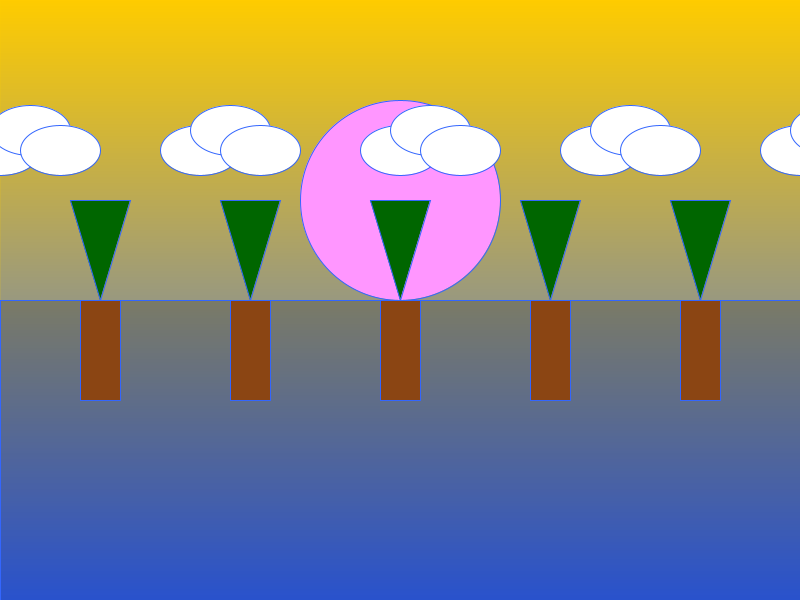
Frame 1 (no input)
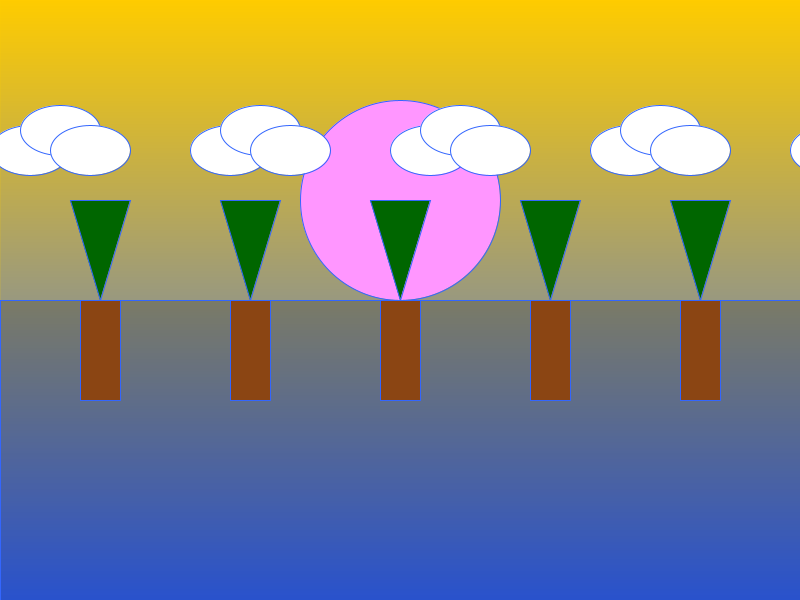
Frame 60 (the mouse pressed at the canvas centre just before this capture)
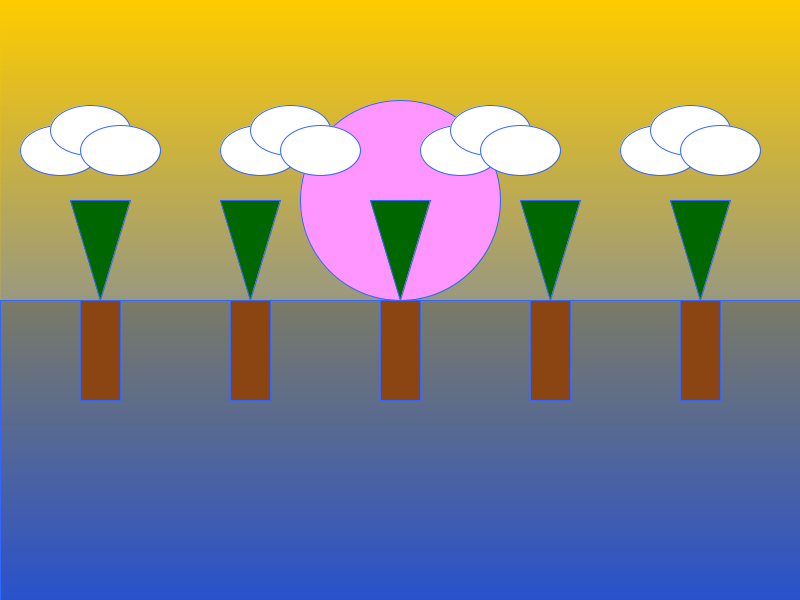
Frame 120 (the mouse held since frame 60 and released just before this capture)

The Processing sketch that drew these frames (run headless with seeded random() and noise(); from frame 60 on, the mouse is pressed at the canvas centre):

// Processing sketch: SS3_SunsetSea
// ── SS3_SunsetSea.pde
/*
Steven Taveras
Title: Sunset Silhouette
Instructions: Move your mouse to change the color of the sun!

This sketch depicts a sunset scene with a changing sun color as you move the mouse 
and a mouseover effect when you mouseover the trees. The Background gradients were tough to make.
*/

float sunColorR, sunColorG, sunColorB;
float cloudX = 0; // Initial position of the clouds

void setup() {
  size(800, 600);
  sunColorR = 255;
  sunColorG = 150;
  sunColorB = 255;
  noStroke();
}

void draw() {
  // Sky gradient
  background(255, 204, 0);
  for (int y = 0; y < height; y++) {
    float inter = y / float(height);
    float r = (1 - inter) * 255 + inter * 51;
    float g = (1 - inter) * 204 + inter * 102;
    float b = (1 - inter) * 0 + inter * 255;
    stroke(r, g, b);
    line(0, y, width, y);
  }
  // stroke(random(0,255), random(0,255),random(0,255));
  // line(0, random(height), width, random(height));

  // Sun
  int sunColor = color(sunColorR, sunColorG, sunColorB);
  fill(sunColor);
  ellipse(width / 2, height / 3, 200, 200);

  // Clouds
  drawClouds();

  // Silhouettes
  drawSilhouettes();
  
  //used to figure out if mouse was over the tree
  //print(mouseX, mouseY);
}

void drawClouds() {
  fill(255);
	// this moves the clouds forward
  cloudX += 0.5;
  if (cloudX > width + 100) {
		// if cloud moves off-screen reset position back to normal
    cloudX = -100;
  }
  
	//draws the clouds 5 times in a row 200 pixels apart from x position
  for (int i = 0; i < 5; i++) {
    float x = cloudX + i * 200;
    float y = height / 4;
    ellipse(x, y, 80, 50);
    ellipse(x + 30, y - 20, 80, 50);
    ellipse(x + 60, y, 80, 50);
  }
}

void drawSilhouettes() {
  fill(0, 50);
  rect(0, height / 2, width, height / 2);

  // Trees
  for (int x = 100; x < width; x += 150) {
    if (isMouseOverTree(x, height / 2)) {
      drawHighlightedTree(x, height / 2);
    } else {
      drawTree(x, height / 2);
    }
  }
}

void drawTree(int x, int y) {
  fill(0, 102, 0);
  triangle(x, y, x - 30, y - 100, x + 30, y - 100);
  fill(139, 69, 19);
  rect(x - 20, y, 40, 100);
}

void drawHighlightedTree(int x, int y) {
  fill(0, 200, 0);
  triangle(x, y, x - 30, y - 100, x + 30, y - 100);
  fill(139, 69, 19);
  rect(x - 20, y, 40, 100);
  
  // Draw Circle Pattern
  fill(255, 204, 0, 100);
  ellipse(x, y + 120, 100, 100);
}

boolean isMouseOverTree(int x, int y) {
  return mouseX > x - 20 && mouseX < x + 20 && mouseY > y - 100 && mouseY < y;
}

void mouseMoved() {
  sunColorR = mouseX / 2;
  sunColorB = 255 - mouseY / 2;
}
